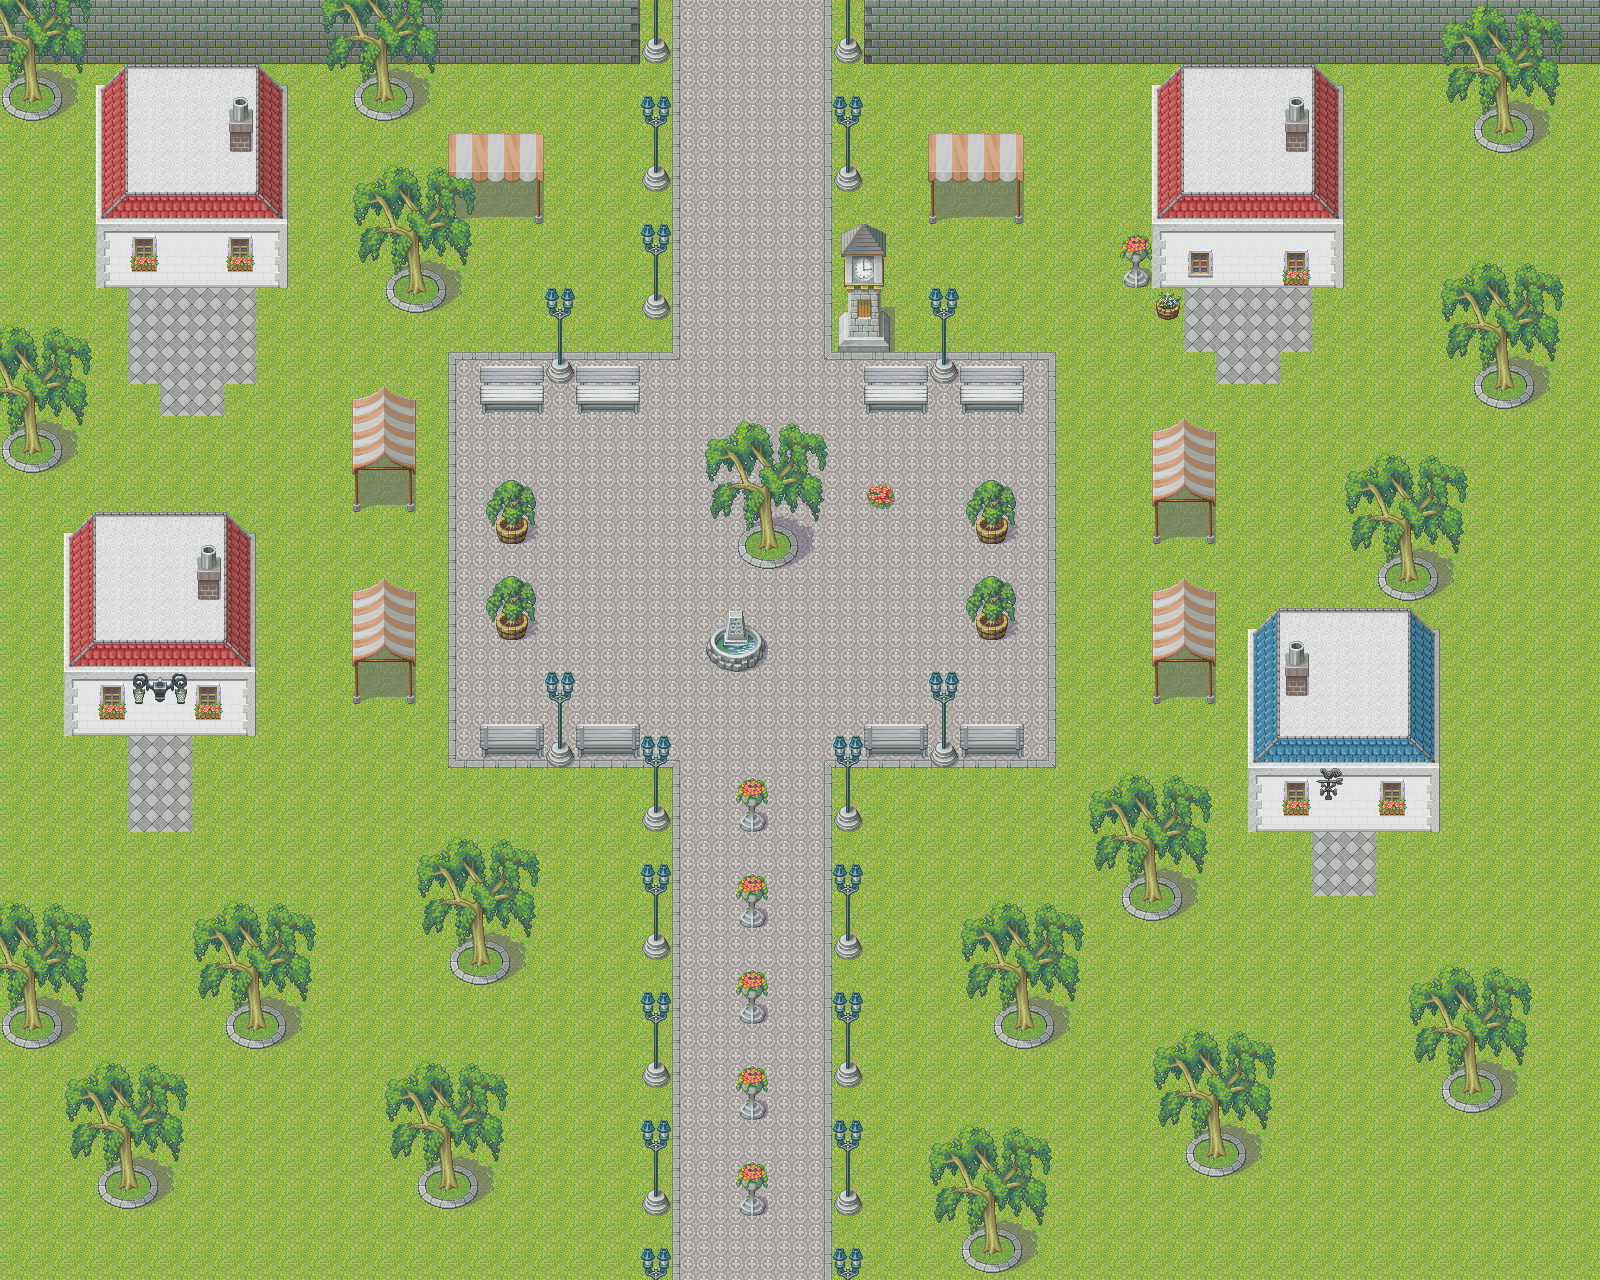

A 2D game scene composited from a Tiled map and its tileset images. What follows is a short description and the map's XML, with each tile layer's data collapsed to a summary:
An orthogonal 50x40 tile map with 32x32 px tiles, 4 tile layers (Capa de Patrones 1, Capa de patrones 2, Capa de patrones 3, Capa de patrones 4), 1 hidden layer not drawn, 2 tilesets and 1 object (player).

<map version="1.0" orientation="orthogonal" width="50" height="40" tilewidth="32" tileheight="32">
 <tileset firstgid="1" name="pueblo" tilewidth="32" tileheight="32">
  <image source="pueblo.png" trans="ff00ff" width="256" height="960" />
 </tileset>
 <tileset firstgid="241" name="config" tilewidth="32" tileheight="32">
  <image source="config.png" width="256" height="160" />
 </tileset>
 <layer name="Capa de Patrones 1" width="50" height="40">
  <data>[2000 cells, 2000 non-empty, 16 distinct tile ids]</data>
 </layer>
 <layer name="Capa de patrones 2" width="50" height="40">
  <properties>
   <property name="zindex" value="0" />
  </properties>
  <data>[2000 cells, 595 non-empty, 91 distinct tile ids]</data>
 </layer>
 <layer name="Capa de patrones 3" width="50" height="40">
  <data>[2000 cells, 182 non-empty, 38 distinct tile ids]</data>
 </layer>
 <layer name="Capa de patrones 4" width="50" height="40">
  <data>[2000 cells, 1 non-empty, 1 distinct tile ids]</data>
 </layer>
 <objectgroup name="events" width="50" height="40">
  <object name="jugador" type="player" x="752" y="719">
   <properties>
    <property name="col" value="4" />
    <property name="fil" value="4" />
    <property name="image" value="chara.png" />
   </properties>
  </object>
 </objectgroup>
 <layer name="Tile Layer 5" width="50" height="40" visible="0">
  <data>[2000 cells, 74 non-empty, 4 distinct tile ids]</data>
 </layer>
</map>
